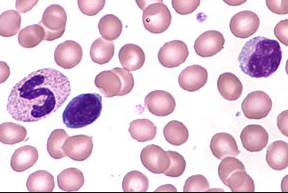
#> input picture codes . datasets/blood_temp.jpg, 288 x 193 px
$ python otsu_thresholding.py
#> lines starting #> are read from the running program, lines starting #| are printed output that depends on the picture; after the words box and inside, x2 and y2 are one past the last pixel; in counts of white or black regions, pixels touching at a corner belong together; long printed decimals are rounded
import matplotlib.pyplot as plt
import numpy as np
from skimage.io import imread
from skimage.color import rgb2gray
from skimage.filters import threshold_otsu

# import image
img = imread("blood_temp.jpg")
#> img is the input picture: shape (193, 288, 4); mean R, G, B, A 224.9, 199.6, 216.2, 255
# plt.imshow(img)
print(f"Original Image: {img}")
#> (printed output is left out)

# convert the image to grayscale
gray_img = rgb2gray(img)
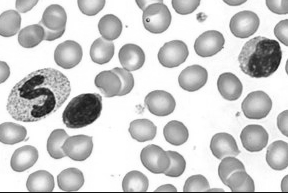
#> gray_img: shape (193, 288) float64; min 0.0721, max 1, mean 0.809
# plt.imshow(gray_img, cmap="gray")
print(f"Grayscaled Image: {gray_img}")
#> (printed output is left out)

# generate image histogram
hist = np.histogram(gray_img.flatten())
#> hist = ([702, 1380, 579, 304, 1415, 7667, 7805, 4794, 3192, 27746], [0.0721, 0.165, 0.258, 0.351, 0.443, 0.536, 0.629, 0.722, 0.814, 0.907, 1])
fig, ax = plt.subplots(ncols=2, figsize=(10,5))

ax[0].hist(gray_img.flatten())
ax[1].imshow(gray_img, cmap="gray")

# OTSU THRESHOLDING
def threshold_otsu_impl(image, nbins=0.2):
    # validate grayscale
#> called with nbins = 0.2
    if len(image.shape) == 1 or len(image.shape) > 2:
        return False

    # validate multicolored
    if np.min(image) == np.max(image):
        return False

    all_colors = image.flatten()
    total_weight = len(all_colors)
#> total_weight = 55584
    least_variance = -1
    least_variance_threshold = -1

    # create an array of all possible threshold values which we want to loop through
    color_thresholds = np.arange(np.min(image)+nbins, np.max(image)-nbins, nbins)
#> color_thresholds = [0.272, 0.472, 0.672]

    # loop through the thresholds to find the one with the least within class variance
    for color_threshold in color_thresholds:
        bg_pixels = all_colors[all_colors < color_threshold]
        weight_bg = len(bg_pixels) / total_weight
        variance_bg = np.var(bg_pixels)

        fg_pixels = all_colors[all_colors >= color_threshold]
        weight_fg = len(fg_pixels) / total_weight
        variance_fg = np.var(fg_pixels)

        within_class_variance = weight_fg*variance_fg + weight_bg*variance_bg
        if least_variance == -1 or least_variance > within_class_variance:
            least_variance = within_class_variance
            least_variance_threshold = color_threshold
            print("trace:", within_class_variance, color_threshold)
#> this loop made 3 passes
#> (weight_bg, variance_bg, weight_fg, variance_fg, within_class_variance, least_variance) on passes 1 to 3: (0.0396, 0.00273, 0.96, 0.0319, 0.0307, 0.0307), (0.056, 0.00974, 0.944, 0.0284, 0.0274, 0.0274), (0.293, 0.0245, 0.707, 0.0114, 0.0152, 0.0152)
#| trace: 0.03074 0.2721
#| trace: 0.02737 0.4721
#| trace: 0.01523 0.6721
#> after the loop, least_variance = 0.0152; least_variance_threshold = 0.672

    return least_variance_threshold


threshold_c = threshold_otsu_impl(gray_img)
#> threshold_c = 0.672
bin_img = gray_img > threshold_c
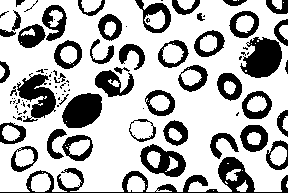
#> bin_img: shape (193, 288) bool; 70.7% white; 94 black regions (49 under 20 px), largest, box (x1, y1, x2, y2) and area: (0, 157, 288, 193) 2054, (240, 37, 282, 78) 1167, (62, 93, 102, 128) 1058

threshold_i = threshold_otsu(gray_img)
#> threshold_i = 0.773
bin_img = gray_img > threshold_i
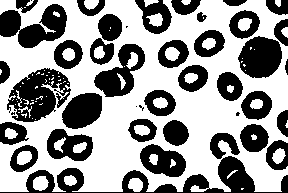
#> bin_img: shape (193, 288) bool; 59% white; 42 black regions (6 under 20 px), largest, box (x1, y1, x2, y2) and area: (0, 156, 288, 193) 2844, (7, 68, 71, 122) 1968, (0, 4, 67, 48) 1652

fig, ax = plt.subplots(ncols=2, figsize=(10, 5))
ax[0].set_title("Original image")
ax[0].imshow(gray_img, cmap="gray")

ax[1].set_title("Binary image")
ax[1].imshow(bin_img, cmap="gray")
plt.imsave("bin_img.jpg", bin_img, cmap=plt.cm.gray)


# EDGE DETECTION
# import skimage.filters

# # applying gaussian blur
# gblur_bin_img = skimage.filters.gaussian(bin_img)
# # applying laplacian edge detection on the blurred image
# laplacian_bin_img = skimage.filters.laplace(gblur_bin_img)
# plt.imsave("gblur.jpg", gblur_bin_img, cmap=plt.cm.gray)

# fig, ax = plt.subplots(ncols=2, figsize=(10, 5))
# ax[0].set_title("Gaussian image")
# ax[0].imshow(gblur_bin_img)

# ax[1].set_title("Laplacian image")
# ax[1].imshow(laplacian_bin_img, cmap="gray")
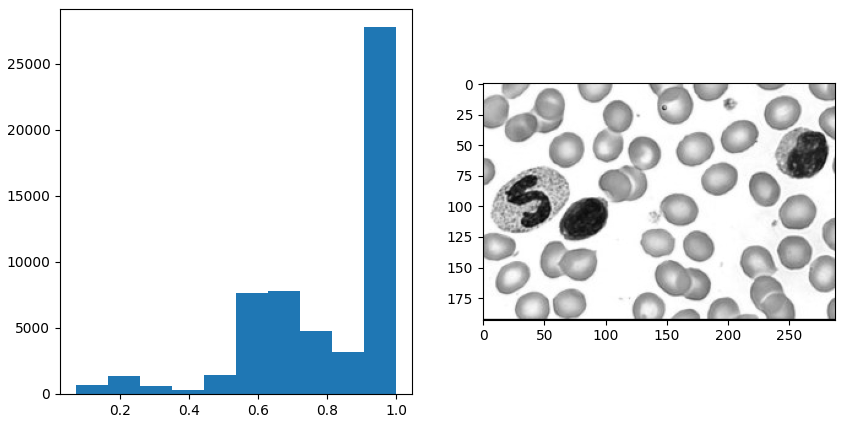
#> figure drawn by matplotlib, 2 panels; panel 1: tallest bar 27746 high, from x = 0.907 to 1
